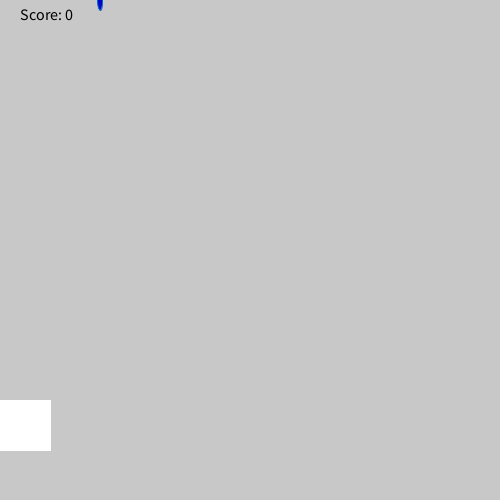
Frame 1 (no input)
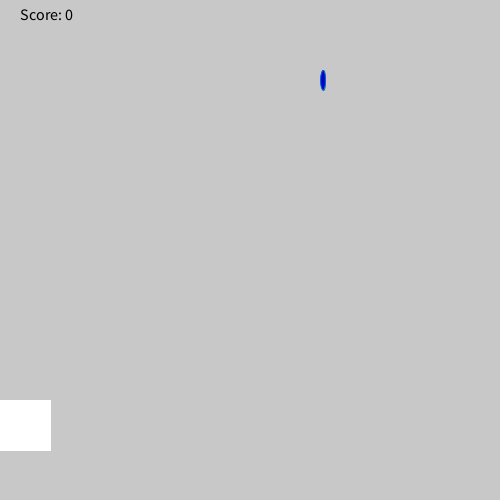
Frame 60 (the mouse pressed at the canvas centre just before this capture)
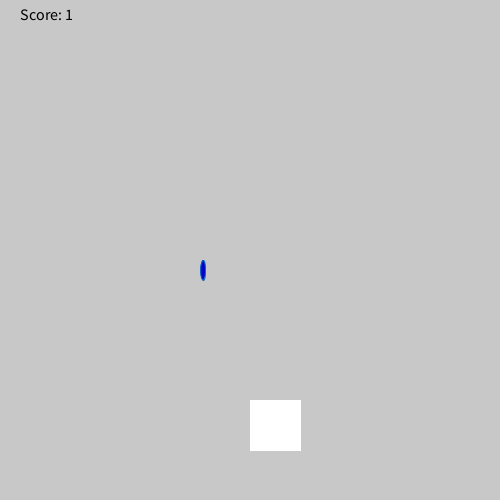
Frame 120 (the mouse held since frame 60 and released just before this capture)

The Processing sketch that drew these frames (run headless with seeded random() and noise(); from frame 60 on, the mouse is pressed at the canvas centre):

// Processing sketch: Raindrop
// ── Raindrop.pde
int rainY = 0;
int score;
int rainX = 100;
int randomNumber;
void checkCatch(int x){
     if (x > mouseX && x < mouseX+100){
          score++;
          rainY = 0;
          randomNumber = (int) random(500 - 100) + 100;
           rainX = randomNumber;
     }
     else if (score > 0){
          score-- ;
     }
     println("Your score is now: " + score); }
void setup(){
 size(500,500);
}

void draw(){
  
  background(200,200,200);
  fill(0,5,200);
  stroke(0, 100, 200);
  ellipse(rainX,rainY,5,20);
  fill(255,255,255);
  stroke(255,255,255);
  rect(mouseX, 400, 50,50);
  fill(0, 0, 0);
textSize(16);
text("Score: " + score, 20, 20);
  rainY += 10;
 if (rainY > 400){
  checkCatch(rainX);
 }
  if (rainY > 500){
    randomNumber = (int) random(500);
    rainY = 0;
     rainX = randomNumber;
  }
}
